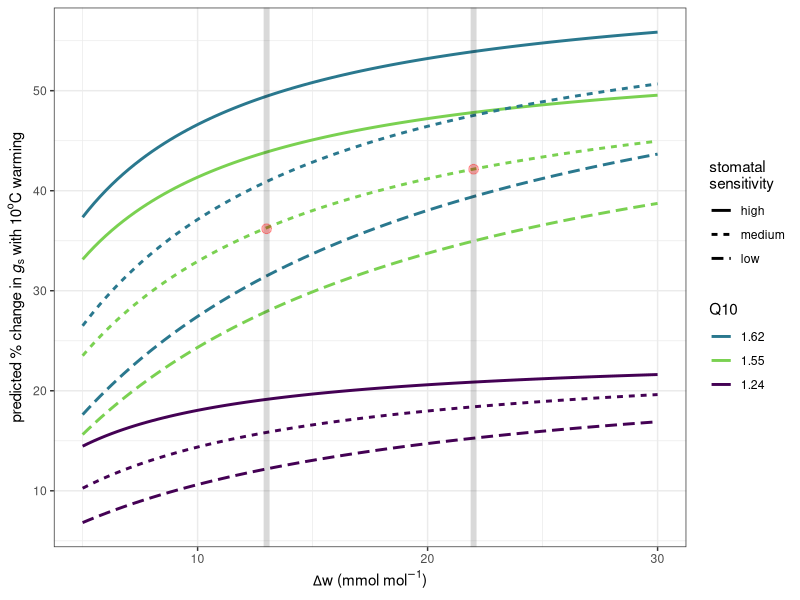
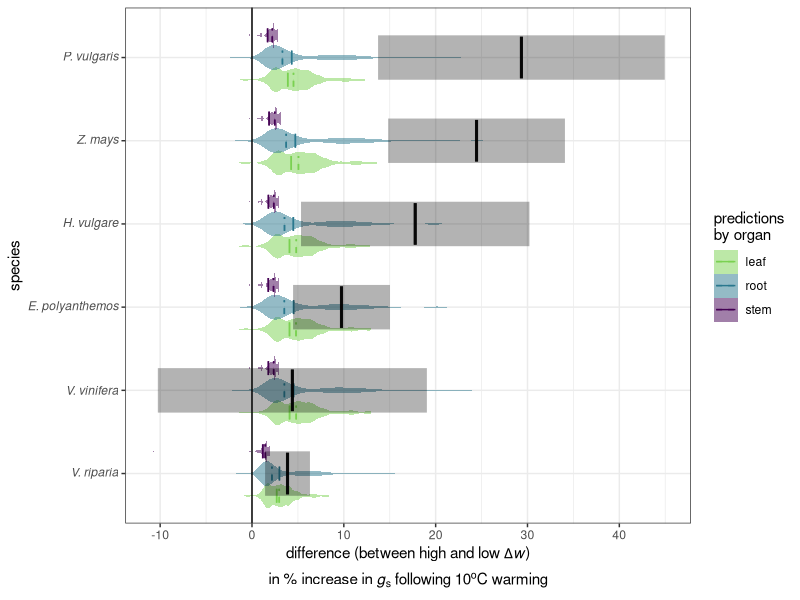
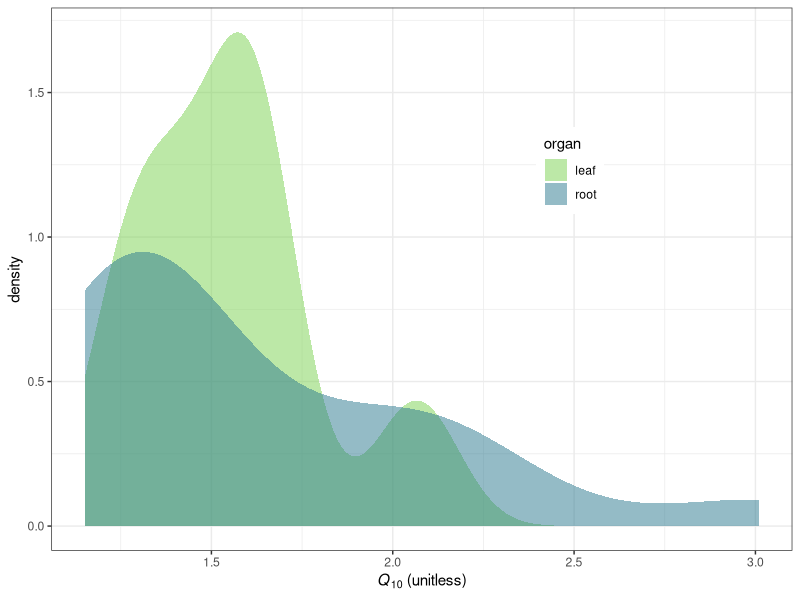
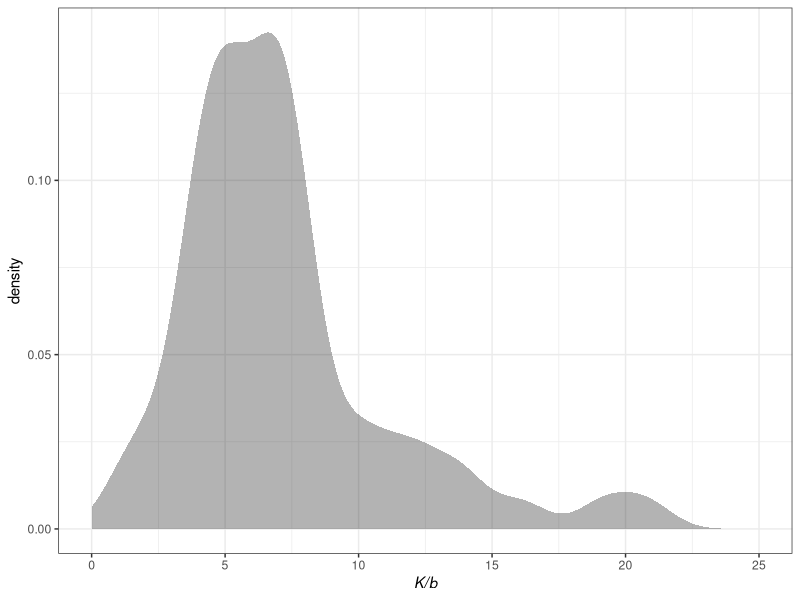
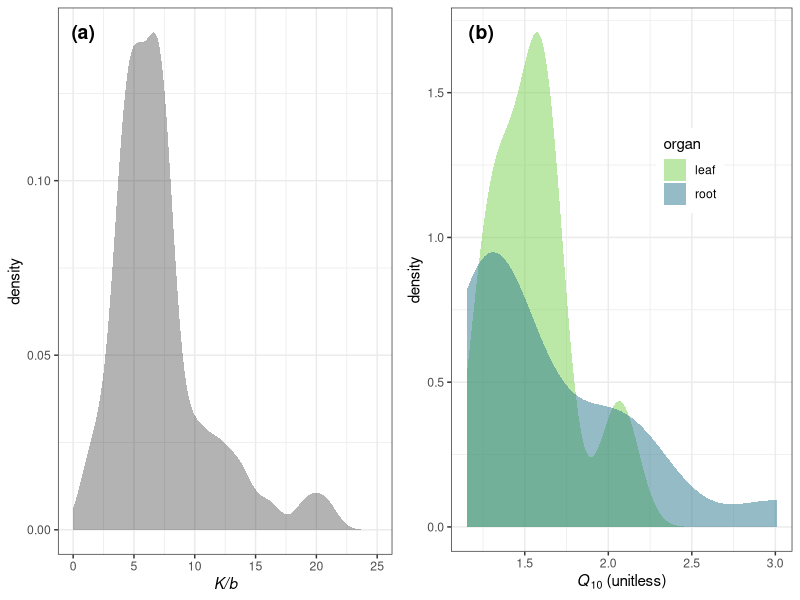
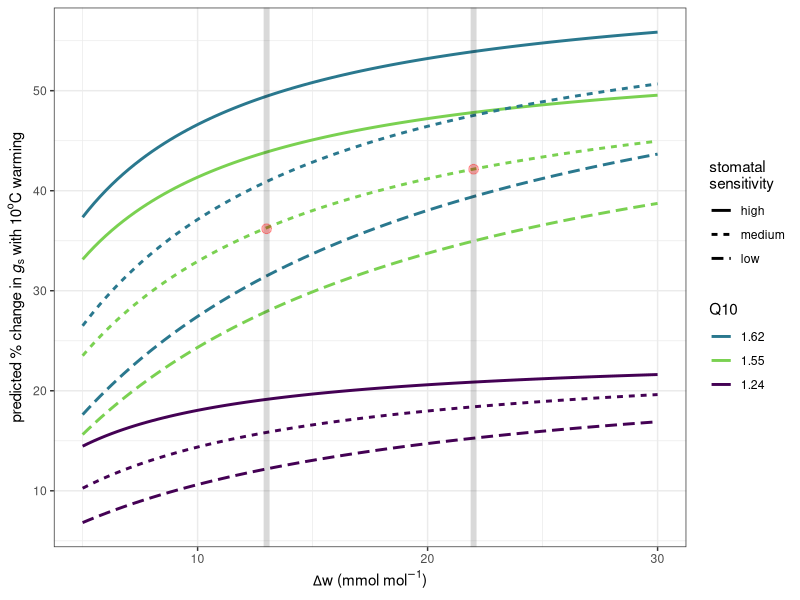
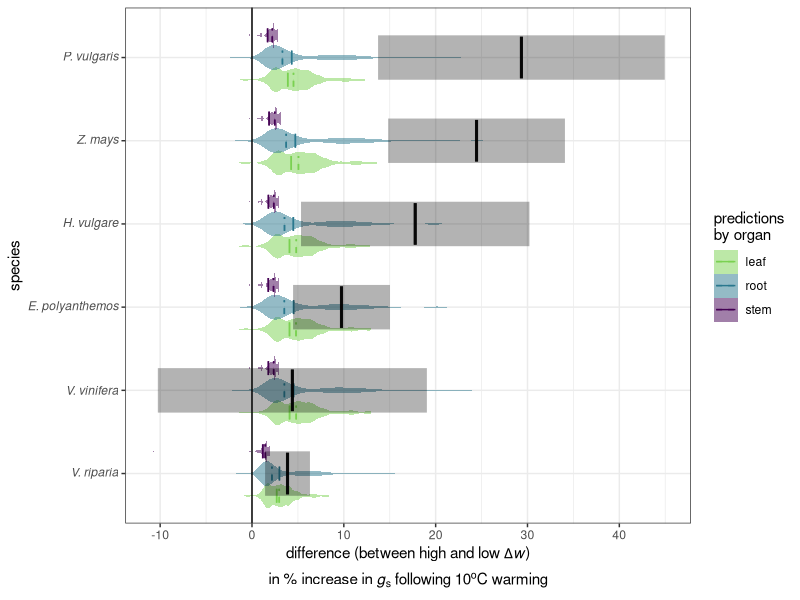
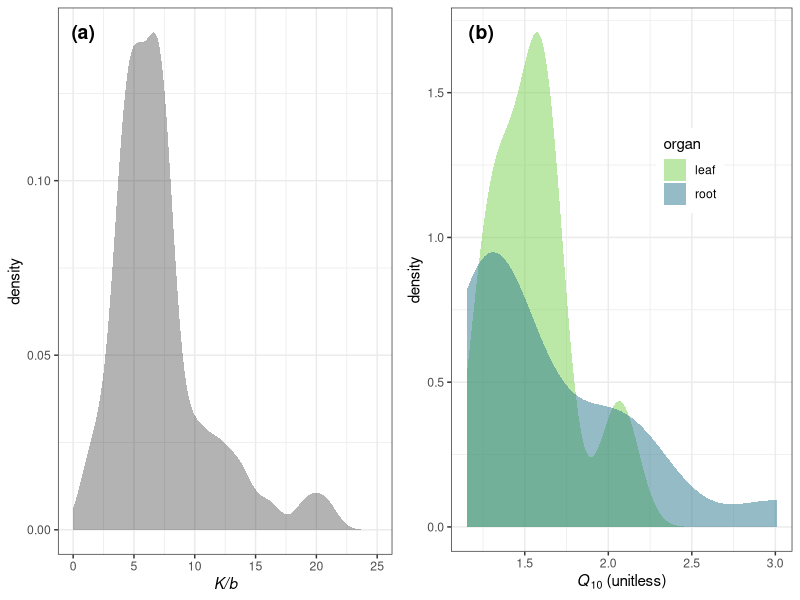

Generate these figures, in order, with R:
library(ggplot2)
library(dplyr)
library(viridis)
library(tidyr)

options("scipen"=100, "digits"=8)

## load in data
x=read.delim("gas exchange data.csv", header=TRUE, sep=",", na.strings="NA", dec=".", strip.white=TRUE)
colnames(x)[1] <- "rep" ## something weird about how it loaded in this column name; fix


## correct D to deltaw (kPa to mmol/mol)
x$d <- 10*x$d


## get median D and T by experiment
x <- x 	%>% group_by(spp, rep) %>% 
  mutate(	medianD = median(d),
          medianT = median(t))


## add columns to say whether a given row was the high or low D or T for that expt
x$lohiD <- ifelse(x$d>x$medianD, "D", "d") ## D=high deltaw; d=low
x$lohiT <- ifelse(x$t>x$medianT, "T", "t") ## T=high T; t=low
x$trt <- paste0(x$lohiD, x$lohiT)


## create solumn with unique identifier for each plant/expt
x$spp_rep <- paste0(x$spp, "_", x$rep)

## discard extraneous columns
x <- x[,c("g", "d", "t", "trt", "spp", "spp_rep")]


## convert to wide format so that the four experimental values
##  for each day (dt, dT, etc) are in separate columns
y <- pivot_wider(data=x,
                 names_from="trt",
                 values_from=c("g", "d", "t"))


## calculations 
y$dT.d <- y$t_dT - y$t_dt ## T change at low D
y$dT.D <- y$t_DT - y$t_Dt ## T change at high D
y$dT <- 0.5*(y$dT.d + y$dT.D) ## avg T change

y$d <- 0.5*(y$d_dt + y$d_dT) ## average of low D between low and high T
y$D <- 0.5*(y$d_Dt + y$d_DT) ## average of high D between low and high T

y$g.d <- 0.5*(y$g_dt + y$g_dT) ## avg g at low D
y$g.D <- 0.5*(y$g_Dt + y$g_DT) ## avg g at high D

y$dlng.d <- (y$g_dT - y$g_dt)/y$g.d ## relative change in g at low D
y$dlng.D <- (y$g_DT - y$g_Dt)/y$g.D ## rel change in g at high D

y$dlngdt.d <- y$dlng.d/y$dT.d ## dlng/dT at low D
y$dlngdt.D <- y$dlng.D/y$dT.D ## dlng/dT at high D


## difference in dlng/dT between high and low D. this is the main output
##  multiply by 100 to express it as a percent DRST
##  multiply by 10 (as a standard 10C shift in T)
y$ddg <- 100*(y$dlngdt.D - y$dlngdt.d)*10  


### now do theoretical predictions based on K
q=read.delim("q10_distribution.csv", header=TRUE, sep=",", na.strings="NA", dec=".", strip.white=TRUE)
m=read.delim("oren_distribution.csv", header=TRUE, sep=",", na.strings="NA", dec=".", strip.white=TRUE)


### make df with randomly resampled values of Oren slope and resulting K/b (stom sensitivity parameter)
nq <- 10000
qm <- data.frame(matrix(nrow=nq, ncol=0))
qm$m <- sample(m$m, nrow(qm), replace=T)
## K/b = 10*(1/m - 1) where m is the unitless version of the Oren slope
qm$kb <- 10*(1/qm$m - 1)


## get mean low and hi delta-w and lo and hi T across expts for each spp
sppavg <- y %>% group_by(spp) %>% summarize(dhi = mean(D), dlo = mean(d),
                                            tlo = mean(mean(t_dt),mean(t_Dt)),
                                            thi = mean(mean(t_dT),mean(t_DT)))

sppavg$dT <- sppavg$thi - sppavg$tlo ## mean T shift for each spp

us <- unique(x$spp) ## list of species codes

## stack qm on itself 6 times (one for each spp); we will fill w/ randomly sampled Q10s
qm2 <- rbind(qm,qm)
qm4 <- rbind(qm2,qm2)
qm <- rbind(qm4,qm2)

## create column w/ spp names
qm$spp <- c(rep(us[1],nq),rep(us[2],nq),rep(us[3],nq),rep(us[4],nq),rep(us[5],nq),rep(us[6],nq))

## pull in the avg deltaw and T values from earlier
qm <- left_join(qm, sppavg, by="spp")

## make three copies, to hold values based on root, leaf and stem Q10 values
qmr <- qm
qml <- qm
qms <- qm

## isolate literature Q10s for roots and stems
q.r <- subset(q, type=="r")
q.l <- subset(q, type=="l")

## randomly sample Q10s
qmr$q10 <- sample(q.r$Q10, nq, replace=T); qmr$organ <- "root"
qml$q10 <- sample(q.l$Q10, nq, replace=T); qml$organ <- "leaf"
qms$q10 <- 1.24; qms$organ <- "stem" ## 1.24 is assumed stem value (for viscosity)

## calculate predicted ddg
##   (difference in dlng/dT between high and low D) * standard 10C T shift
qmr$ddg.pred <- 100*((qmr$dhi/(qmr$kb + qmr$dhi) - qmr$dlo/(qmr$kb + qmr$dlo))*((1/(qmr$q10^(-qmr$dT/10)) - 1)/qmr$dT))*10
qml$ddg.pred <- 100*((qml$dhi/(qml$kb + qml$dhi) - qml$dlo/(qml$kb + qml$dlo))*((1/(qml$q10^(-qml$dT/10)) - 1)/qml$dT))*10
qms$ddg.pred <- 100*((qms$dhi/(qms$kb + qms$dhi) - qms$dlo/(qms$kb + qms$dlo))*((1/(qms$q10^(-qms$dT/10)) - 1)/qms$dT))*10

## pull results back together
qm <- rbind(qmr, qml)
qm <- rbind(qm, qms)


### calculate means and medians by spp and Q10 type
qmspp <- qm %>% group_by(spp, organ) %>% summarize(ddg.mean = mean(ddg.pred),
                                          ddg.median = median(ddg.pred))

## order spp for presentation
qmspp$spp <- factor(qmspp$spp, levels=c("vr", "vvpn", "ep", "hv", "zm", "pv"))
qm$spp <- factor(qm$spp, levels=c("vr", "vvpn", "ep", "hv", "zm", "pv"))


## quantiles
qmq <- qm %>% group_by(spp, organ) %>% summarize(q90 = quantile(ddg.pred, 0.9),
                                                 q95 = quantile(ddg.pred, 0.95),
                                                 q99 = quantile(ddg.pred, 0.99),
                                                 q995 = quantile(ddg.pred, 0.995))

## overall avg by organ
qmsppavg <- qm %>% group_by(organ) %>% summarize(md = mean(ddg.pred))



#############
############
#### figure with generic continuous predictions vs Dw

### need dlng/dT per unit dlnK/dT as function of Dw
### this is Dw/(K/b + Dw)
### repeat for three values of K/b (3.3, 6.7 and 12.6 mmol/mol)
### and three values of dlnK/dT (Q10 = 1.24, 1.525, 1.955; medians for stem, leaf, root respectively)

z <- data.frame(matrix(nrow=100, ncol=0))
z$deltaw <- seq(from=5, to=30, by=25/99)
zo <- z
z <- rbind(z,z); z <- rbind(z,z); z <- rbind(z,z); z <- rbind(z,zo);
z$kb <- c(rep(3.3,300), rep(6.7,300), rep(12.6,300))

#Q10s: means in each dist
q10r <- round(mean(q.r$Q10),2); q10l <- round(mean(q.l$Q10),2); q10s = 1.24
q10seq <- c(rep(q10s,100), rep(q10l,100), rep(q10r,100))
z$Q10 <- c(q10seq, q10seq, q10seq)
z$dlnK.dT <- (z$Q10 - 1)/10 ## K @ 30C/K @ 20C = Q10; dlnK = dK/K @ 20C = Q10 - 1; dlnK/dT = this/10
z$dlng.dT <- z$dlnK.dT*z$deltaw/(z$deltaw + z$kb)
z$dlng10 <- 100*10*z$dlng.dT ## 10C standardized T shift
z$sensitivity <- ifelse(z$kb==3.3, "high", ifelse(z$kb==6.7, "medium", "low")) ## text tag for legend
z$Q10 <- as.factor(z$Q10)
z$Q10 <- factor(z$Q10, levels=c(q10r, q10l, q10s))
z$sensitivity <- factor(z$sensitivity, levels=c("high", "medium", "low"))


ggplot() +
   geom_line(data=z, aes(x=deltaw, y=dlng10, linetype=sensitivity, color=Q10), size=1) +
   theme_bw() + 
   scale_color_manual(values=c("#2a788e", "#7ad151", "#440154")) +
   xlab(expression(paste(Delta,"w (mmol ",mol^-1,")"))) +
   ylab(expression(paste("predicted % change in ",italic("g")["s"]," with ",10^"o","C warming"))) +
   geom_vline(xintercept=13, alpha=0.15, color="black", size=2)+
   geom_vline(xintercept=22, alpha=0.15, color="black", size=2) +
   geom_point(aes(x=13, y=36.2), color="red", size=3, alpha=0.3)+
   geom_point(aes(x=22, y=42.15), color="red", size=3, alpha=0.3)+
   guides(linetype=guide_legend(title="stomatal\nsensitivity"))


ggsave("fig 1 (theoretical predictions vs dw).png", device="png", dpi=600)



###############
###############
####  main results figure

## SE function, needed for summaries
SE <- function(x, na.rm=FALSE) {
   if (na.rm) x <- na.omit(x)
   sqrt(var(x)/length(x))
}


## generate df with means and SEs of diff (between high and low Dw) in % change in gs w/ 10C shift ('ddg') by species
yy <- y %>% group_by(spp) %>%
   summarize(ddg.mean = mean(ddg),
             ddg.se = SE(ddg),
             ddg.median = median(ddg))

yy$spp <- factor(yy$spp, levels=c("vr", "vvpn", "ep", "hv", "zm", "pv"))


## replace spp codes with full names
(oldnames = unique(yy$spp))  ## enclosing code in parens forces output to display

newnames = c(expression(paste(italic("V. riparia"))),
             expression(paste(italic("V. vinifera"))),
             expression(paste(italic("E. polyanthemos"))), ## \n is line break
             expression(paste(italic("H. vulgare"))),
             expression(paste(italic("Z. mays"))),
             expression(paste(italic("P. vulgaris"))))


ggplot() +
   scale_color_viridis(begin=0.8, end=0, discrete=T) +
   scale_fill_viridis(begin=0.8, end=0, discrete=T) +
   # violin plots of theoretical predictions, by Q10 source (organ)
   geom_violin(data=qm, aes(x=ddg.pred, fill=organ, y=spp), 
               position=position_dodge(0.8), color="transparent",
               alpha=0.5, linewidth=0, trim=T, scale="width") +
   # use error bars w/ negligible SEs to show means and medians separately for each spp
   geom_errorbar(data=qmspp, aes(xmin=ddg.mean-0.01, xmax=ddg.mean+0.01, y=spp, color=organ), 
                 position=position_dodge(0.8), width=0.5)+
   geom_errorbar(data=qmspp, aes(xmin=ddg.median-0.01, xmax=ddg.median+0.01, y=spp, color=organ), 
                 position=position_dodge(0.8), width=0.5, linetype="dashed")+
   geom_errorbar(data=yy, aes(y=spp, xmin=ddg.mean-0.01, xmax=ddg.mean+0.01), 
                 stat="identity", position=position_dodge(), 
                 color="black", alpha=0.8, linewidth=1, width=0.5) +
   # use actual error bars to show +- SE of observations for each spp
   geom_errorbar(data=yy, aes(y=spp, xmin=ddg.mean-ddg.se, xmax=ddg.mean+ddg.se), 
                 width=0, alpha=0.3, linewidth=15, color="black")+
   # reference line for zero
   geom_vline(xintercept=0, color="black", linewidth=0.5)+
   xlab(expression(atop(paste("difference (between high and low ",Delta,italic("w"),")"),
                       paste("in % increase in ",italic("g")["s"]," following 10"^"o","C warming"))
                  )) +
   scale_y_discrete(labels=newnames) + 
   theme(axis.text.y=element_text(face="italic", hjust=0))+
   guides(fill=guide_legend(title="predictions\nby organ"),
          color=guide_legend(title="predictions\nby organ"))+
   ylab("species") +
   xlim(-11,45)+
   theme_bw()


ggsave("fig 4 (main results).png", device="png", dpi=600)



#############
##### figure showing distributions of leaf and root Q10s, and K/b

q$type <- ifelse(q$type=="l", "leaf", "root")
qs <- data.frame(matrix(nrow=2, ncol=0))
qs$Q10 <- 1.24
qs$type <- "stem"
q <- rbind(q, qs)
q <- subset(q, type != "stem")
pq <- ggplot() +
   geom_density(data=q, aes(x=Q10, fill=type), color="transparent", alpha=0.5) +
   scale_fill_viridis(begin=0.8, end=0.4, discrete=T) +
   guides(fill=guide_legend(title="organ"))+
   theme_bw() + theme(legend.position = c(0.7, 0.7))+
   xlab(expression(paste(italic("Q")["10"]," (unitless)"))); pq

m$kb <- 10*(1/m$m - 1)
pkb <- ggplot() +
   geom_density(data=m, aes(x=kb), fill="black", alpha = 0.3, color="transparent") +
   theme_bw() + xlim(0, 25)+
   xlab(expression(paste(italic("K/b")))); pkb

library(ggpubr)
ggarrange(pkb, pq, nrow=1, ncol=2, labels = c("(a)", "(b)"),
          label.x = c(0.15, 0.14), label.y=c(0.97, 0.97))

ggsave("fig 2 (q10 and Kb distributions).png", device="png", dpi=600)



